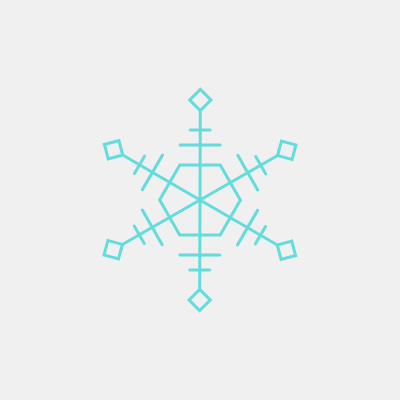
Frame 1 (no input)
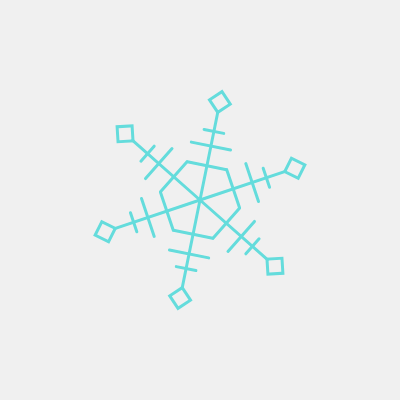
Frame 60 (no input)
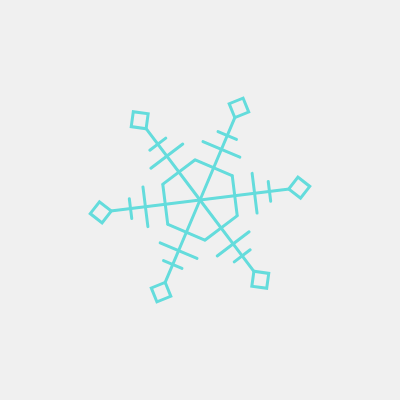
Frame 120 (the mouse pressed at the canvas centre since frame 60)

The p5.js sketch that drew these frames (run headless with seeded random() and noise() and a simulated clock; from frame 60 on, the mouse is pressed at the canvas centre):

// p5.js sketch
// ── sketch.js
let NUM = 6;
let ANGLE = 0;

function setup() {
  createCanvas(400, 400);
  strokeWeight(3);
  rectMode(CENTER);

  ANGLE = TWO_PI / NUM;
}

function draw() {
  background(240);

  push();
  translate(width / 2, width / 2);

  let sec = millis() / 1000;
  rotate(sec * 0.2);

  for (let i = 0; i < NUM; i++) {
    push();
    rotate(i * ANGLE);

    stroke(100, 220, 220);
    line(0, 0, 0, -90);
    line(-20, 35, 20, 35);
    line(-20, 55, 20, 55);
    line(-10, 70, 10, 70);

    noFill();
    translate(0, -100);
    rotate(QUARTER_PI);
    square(0, 0, 15);
    pop();
  }
  pop();
}
